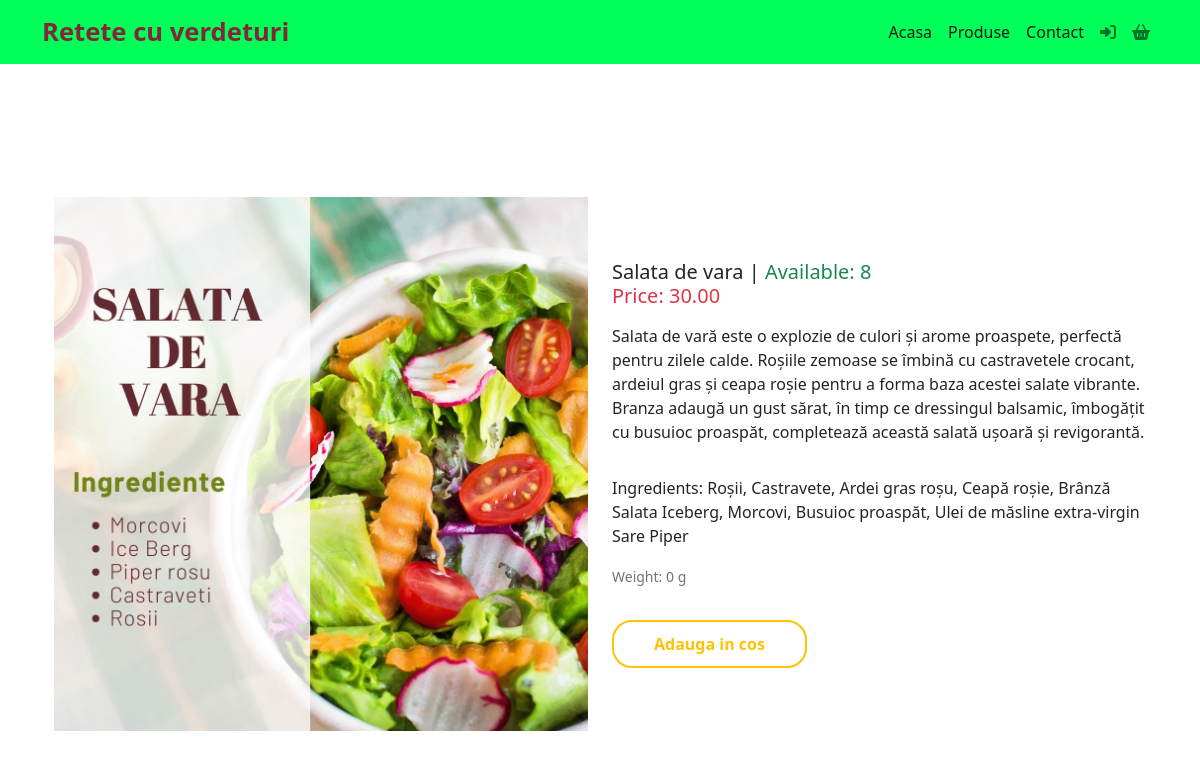
/product/1/, run on the app's committed database.
### App_retetecuverdeturi/models/product.py (models this page shows)
class Product(models.Model):
    name = models.CharField(max_length=100)
    description = models.TextField()
    price = models.DecimalField(max_digits=10, decimal_places=2)
    image = models.ImageField(upload_to='product_images/', null=True, blank=True)
    available_quantity = models.PositiveIntegerField(default=0)
    ingredients = models.TextField(null=True)
    weight_grams = models.PositiveIntegerField(default=0)

### App_retetecuverdeturi/views.py (the view)
# urls.py: path('product/<int:product_id>/', views.product_view, name='product_view')
def product_view(request, product_id):
    product = Product.objects.get(id=product_id)
    return render(request, 'App_retetecuverdeturi/product.html', {'product': product})

### App_retetecuverdeturi/templates/App_retetecuverdeturi/product.html
{% extends "App_retetecuverdeturi/base.html" %}
{% block content %}
<div class="container">
   <div class="row d-flex justify-content-center align-items-center" style="height: 100vh;">
       <div class="col">
           <img src="{{ product.image.url }}" alt="{{ product.name }} Image" class="img-fluid">
       </div>
       <div class="col">
           <div class="row">
               <h5 class="card-title">{{ product.name }} | <span class="text-success">Available: {{product.available_quantity}}</span></h5>
               <h5 class="card-title text-danger">Price: {{ product.price }}</h5>
               <p class="card-text"><p> {{product.description}}</p>
               <p class="card-text"><p>Ingredients: {{product.ingredients}}</p>
               <p class="card-text"><small class="text-muted">Weight: {{ product.weight_grams }} g</small></p>
           </div>
           {% if user %}
               <a href="#">
                   <button class="btn-custom-reverse spaced-top-2">Adauga in cos</button>
               </a>
           {% endif %}
       </div>
   </div>
</div>
{% endblock %}

### App_retetecuverdeturi/static/css/base.css (style rules this page uses)
.spaced-top-2 { margin-top: 2em; }
.btn-custom-reverse { font-weight: bold; background-color: #FFFFFF; padding: 10px 40px; border-radius: 20px; border: 2px solid #FFC300; color: #FFC300; }

### data on the page
Product: image (picture), name "Salata de vara", available_quantity "8", price "30.00", description "Salata de vară este o explozie de culori și arome proaspete, perfectă pentru zilele calde. Roșiile zemoase se îmbină cu castravetele crocant, ardeiul gras și ceapa roșie pentru a forma baza acestei salate vibrante. Branza adaugă un gust sărat, în timp ce dressingul balsamic, îmbogățit cu busuioc proaspăt, completează această salată ușoară și revigorantă.", ingredients "Roșii, Castravete, Ardei gras roșu, Ceapă roșie, Brânză Salata Iceberg, Morcovi, Busuioc proaspăt, Ulei de măsline extra-virgin Sare Piper", weight_grams "0"
